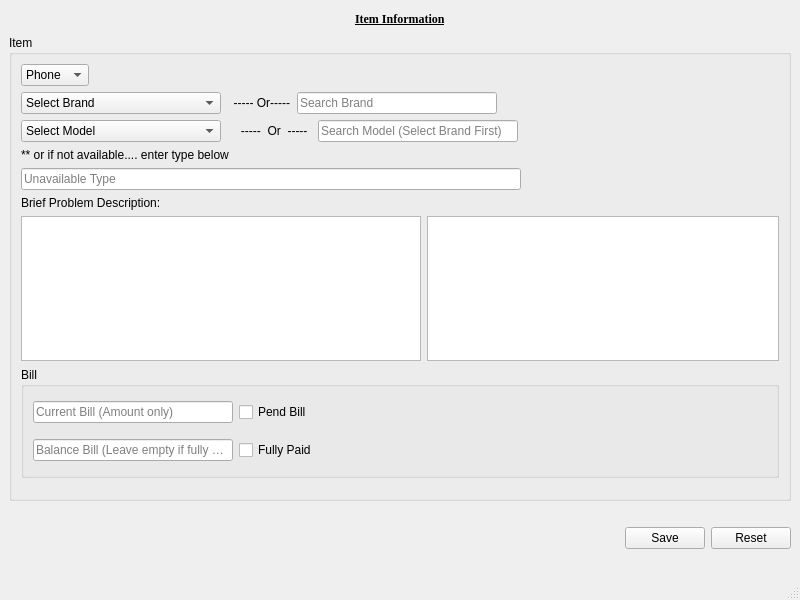
<?xml version="1.0" encoding="UTF-8"?>
<ui version="4.0">
 <class>mainWindow</class>
 <widget class="QMainWindow" name="mainWindow">
  <property name="geometry">
   <rect>
    <x>0</x>
    <y>0</y>
    <width>800</width>
    <height>600</height>
   </rect>
  </property>
  <property name="windowTitle">
   <string>Register New Job</string>
  </property>
  <property name="styleSheet">
   <string notr="true">#mainScrollArea
{
background:#A7B6CE;
}</string>
  </property>
  <widget class="QWidget" name="centralwidget">
   <property name="minimumSize">
    <size>
     <width>700</width>
     <height>500</height>
    </size>
   </property>
   <layout class="QVBoxLayout" name="verticalLayout">
    <item>
     <layout class="QHBoxLayout" name="horizontalLayout">
      <property name="spacing">
       <number>0</number>
      </property>
      <property name="sizeConstraint">
       <enum>QLayout::SetDefaultConstraint</enum>
      </property>
      <property name="topMargin">
       <number>0</number>
      </property>
      <property name="rightMargin">
       <number>0</number>
      </property>
      <property name="bottomMargin">
       <number>0</number>
      </property>
      <item>
       <spacer name="horizontalSpacer">
        <property name="orientation">
         <enum>Qt::Horizontal</enum>
        </property>
        <property name="sizeHint" stdset="0">
         <size>
          <width>40</width>
          <height>20</height>
         </size>
        </property>
       </spacer>
      </item>
      <item>
       <widget class="QLabel" name="label">
        <property name="font">
         <font>
          <family>Times New Roman</family>
          <weight>75</weight>
          <bold>true</bold>
          <underline>true</underline>
         </font>
        </property>
        <property name="text">
         <string>Item Information</string>
        </property>
       </widget>
      </item>
      <item>
       <spacer name="horizontalSpacer_2">
        <property name="orientation">
         <enum>Qt::Horizontal</enum>
        </property>
        <property name="sizeHint" stdset="0">
         <size>
          <width>40</width>
          <height>20</height>
         </size>
        </property>
       </spacer>
      </item>
     </layout>
    </item>
    <item>
     <widget class="QGroupBox" name="groupBox_2">
      <property name="sizePolicy">
       <sizepolicy hsizetype="Expanding" vsizetype="Expanding">
        <horstretch>0</horstretch>
        <verstretch>0</verstretch>
       </sizepolicy>
      </property>
      <property name="title">
       <string>Item</string>
      </property>
      <layout class="QVBoxLayout" name="verticalLayout_4">
       <property name="spacing">
        <number>6</number>
       </property>
       <property name="bottomMargin">
        <number>20</number>
       </property>
       <item>
        <widget class="QComboBox" name="comboBox">
         <property name="sizePolicy">
          <sizepolicy hsizetype="Fixed" vsizetype="Fixed">
           <horstretch>0</horstretch>
           <verstretch>0</verstretch>
          </sizepolicy>
         </property>
         <item>
          <property name="text">
           <string>Phone</string>
          </property>
         </item>
         <item>
          <property name="text">
           <string>Laptop</string>
          </property>
         </item>
        </widget>
       </item>
       <item>
        <layout class="QHBoxLayout" name="horizontalLayout_7">
         <property name="topMargin">
          <number>0</number>
         </property>
         <property name="bottomMargin">
          <number>0</number>
         </property>
         <item>
          <widget class="QComboBox" name="comboBox_2">
           <property name="sizePolicy">
            <sizepolicy hsizetype="Fixed" vsizetype="Fixed">
             <horstretch>0</horstretch>
             <verstretch>0</verstretch>
            </sizepolicy>
           </property>
           <property name="minimumSize">
            <size>
             <width>200</width>
             <height>0</height>
            </size>
           </property>
           <property name="statusTip">
            <string>Select Brand</string>
           </property>
           <item>
            <property name="text">
             <string>Select Brand</string>
            </property>
           </item>
          </widget>
         </item>
         <item>
          <widget class="QLabel" name="label_5">
           <property name="text">
            <string>  ----- Or-----</string>
           </property>
          </widget>
         </item>
         <item>
          <widget class="QLineEdit" name="lineEdit_9">
           <property name="sizePolicy">
            <sizepolicy hsizetype="Fixed" vsizetype="Fixed">
             <horstretch>0</horstretch>
             <verstretch>0</verstretch>
            </sizepolicy>
           </property>
           <property name="minimumSize">
            <size>
             <width>200</width>
             <height>0</height>
            </size>
           </property>
           <property name="placeholderText">
            <string>Search Brand</string>
           </property>
          </widget>
         </item>
         <item>
          <spacer name="horizontalSpacer_7">
           <property name="orientation">
            <enum>Qt::Horizontal</enum>
           </property>
           <property name="sizeHint" stdset="0">
            <size>
             <width>40</width>
             <height>20</height>
            </size>
           </property>
          </spacer>
         </item>
        </layout>
       </item>
       <item>
        <layout class="QHBoxLayout" name="horizontalLayout_5">
         <property name="spacing">
          <number>10</number>
         </property>
         <property name="topMargin">
          <number>0</number>
         </property>
         <property name="bottomMargin">
          <number>0</number>
         </property>
         <item>
          <widget class="QComboBox" name="comboBox_3">
           <property name="sizePolicy">
            <sizepolicy hsizetype="Fixed" vsizetype="Fixed">
             <horstretch>0</horstretch>
             <verstretch>0</verstretch>
            </sizepolicy>
           </property>
           <property name="minimumSize">
            <size>
             <width>200</width>
             <height>0</height>
            </size>
           </property>
           <item>
            <property name="text">
             <string>Select Model</string>
            </property>
           </item>
          </widget>
         </item>
         <item>
          <widget class="QLabel" name="label_4">
           <property name="sizePolicy">
            <sizepolicy hsizetype="Fixed" vsizetype="Preferred">
             <horstretch>0</horstretch>
             <verstretch>0</verstretch>
            </sizepolicy>
           </property>
           <property name="text">
            <string>   -----  Or  -----</string>
           </property>
          </widget>
         </item>
         <item>
          <widget class="QLineEdit" name="lineEdit_8">
           <property name="sizePolicy">
            <sizepolicy hsizetype="Fixed" vsizetype="Fixed">
             <horstretch>0</horstretch>
             <verstretch>0</verstretch>
            </sizepolicy>
           </property>
           <property name="minimumSize">
            <size>
             <width>200</width>
             <height>0</height>
            </size>
           </property>
           <property name="placeholderText">
            <string>Search Model (Select Brand First)</string>
           </property>
          </widget>
         </item>
         <item>
          <spacer name="horizontalSpacer_5">
           <property name="orientation">
            <enum>Qt::Horizontal</enum>
           </property>
           <property name="sizeType">
            <enum>QSizePolicy::Expanding</enum>
           </property>
           <property name="sizeHint" stdset="0">
            <size>
             <width>40</width>
             <height>20</height>
            </size>
           </property>
          </spacer>
         </item>
        </layout>
       </item>
       <item>
        <widget class="QLabel" name="label_2">
         <property name="text">
          <string>** or if not available.... enter type below</string>
         </property>
        </widget>
       </item>
       <item>
        <widget class="QLineEdit" name="lineEdit_4">
         <property name="sizePolicy">
          <sizepolicy hsizetype="Fixed" vsizetype="Fixed">
           <horstretch>0</horstretch>
           <verstretch>0</verstretch>
          </sizepolicy>
         </property>
         <property name="minimumSize">
          <size>
           <width>500</width>
           <height>0</height>
          </size>
         </property>
         <property name="placeholderText">
          <string>Unavailable Type</string>
         </property>
        </widget>
       </item>
       <item>
        <widget class="QLabel" name="label_6">
         <property name="text">
          <string>Brief Problem Description:</string>
         </property>
        </widget>
       </item>
       <item>
        <layout class="QHBoxLayout" name="horizontalLayout_9">
         <property name="topMargin">
          <number>0</number>
         </property>
         <property name="bottomMargin">
          <number>0</number>
         </property>
         <item>
          <widget class="QTextEdit" name="textEdit">
           <property name="sizePolicy">
            <sizepolicy hsizetype="Fixed" vsizetype="Expanding">
             <horstretch>0</horstretch>
             <verstretch>0</verstretch>
            </sizepolicy>
           </property>
           <property name="minimumSize">
            <size>
             <width>400</width>
             <height>0</height>
            </size>
           </property>
           <property name="maximumSize">
            <size>
             <width>16777215</width>
             <height>16777215</height>
            </size>
           </property>
          </widget>
         </item>
         <item>
          <widget class="QGraphicsView" name="graphicsView"/>
         </item>
        </layout>
       </item>
       <item>
        <widget class="QGroupBox" name="groupBox_3">
         <property name="sizePolicy">
          <sizepolicy hsizetype="Expanding" vsizetype="Expanding">
           <horstretch>0</horstretch>
           <verstretch>0</verstretch>
          </sizepolicy>
         </property>
         <property name="title">
          <string>Bill</string>
         </property>
         <layout class="QVBoxLayout" name="verticalLayout_5">
          <item>
           <layout class="QHBoxLayout" name="horizontalLayout_2">
            <property name="spacing">
             <number>6</number>
            </property>
            <property name="topMargin">
             <number>5</number>
            </property>
            <property name="bottomMargin">
             <number>5</number>
            </property>
            <item>
             <widget class="QLineEdit" name="lineEdit_6">
              <property name="sizePolicy">
               <sizepolicy hsizetype="Fixed" vsizetype="Fixed">
                <horstretch>0</horstretch>
                <verstretch>0</verstretch>
               </sizepolicy>
              </property>
              <property name="minimumSize">
               <size>
                <width>200</width>
                <height>0</height>
               </size>
              </property>
              <property name="placeholderText">
               <string>Current Bill (Amount only)</string>
              </property>
             </widget>
            </item>
            <item>
             <widget class="QCheckBox" name="checkBox">
              <property name="sizePolicy">
               <sizepolicy hsizetype="Fixed" vsizetype="Fixed">
                <horstretch>0</horstretch>
                <verstretch>0</verstretch>
               </sizepolicy>
              </property>
              <property name="text">
               <string>Pend Bill</string>
              </property>
             </widget>
            </item>
            <item>
             <spacer name="horizontalSpacer_3">
              <property name="orientation">
               <enum>Qt::Horizontal</enum>
              </property>
              <property name="sizeType">
               <enum>QSizePolicy::Expanding</enum>
              </property>
              <property name="sizeHint" stdset="0">
               <size>
                <width>40</width>
                <height>20</height>
               </size>
              </property>
             </spacer>
            </item>
           </layout>
          </item>
          <item>
           <layout class="QHBoxLayout" name="horizontalLayout_4">
            <property name="spacing">
             <number>6</number>
            </property>
            <property name="topMargin">
             <number>5</number>
            </property>
            <property name="bottomMargin">
             <number>5</number>
            </property>
            <item>
             <widget class="QLineEdit" name="lineEdit_7">
              <property name="sizePolicy">
               <sizepolicy hsizetype="Fixed" vsizetype="Fixed">
                <horstretch>0</horstretch>
                <verstretch>0</verstretch>
               </sizepolicy>
              </property>
              <property name="minimumSize">
               <size>
                <width>200</width>
                <height>0</height>
               </size>
              </property>
              <property name="placeholderText">
               <string>Balance Bill (Leave empty if fully paid)</string>
              </property>
             </widget>
            </item>
            <item>
             <widget class="QCheckBox" name="checkBox_2">
              <property name="sizePolicy">
               <sizepolicy hsizetype="Fixed" vsizetype="Fixed">
                <horstretch>0</horstretch>
                <verstretch>0</verstretch>
               </sizepolicy>
              </property>
              <property name="text">
               <string>Fully Paid</string>
              </property>
             </widget>
            </item>
            <item>
             <spacer name="horizontalSpacer_4">
              <property name="orientation">
               <enum>Qt::Horizontal</enum>
              </property>
              <property name="sizeType">
               <enum>QSizePolicy::Expanding</enum>
              </property>
              <property name="sizeHint" stdset="0">
               <size>
                <width>40</width>
                <height>20</height>
               </size>
              </property>
             </spacer>
            </item>
           </layout>
          </item>
         </layout>
        </widget>
       </item>
      </layout>
     </widget>
    </item>
    <item>
     <layout class="QHBoxLayout" name="horizontalLayout_6">
      <property name="topMargin">
       <number>20</number>
      </property>
      <property name="bottomMargin">
       <number>20</number>
      </property>
      <item>
       <spacer name="horizontalSpacer_6">
        <property name="orientation">
         <enum>Qt::Horizontal</enum>
        </property>
        <property name="sizeHint" stdset="0">
         <size>
          <width>40</width>
          <height>20</height>
         </size>
        </property>
       </spacer>
      </item>
      <item>
       <widget class="QPushButton" name="pushButton_2">
        <property name="sizePolicy">
         <sizepolicy hsizetype="Fixed" vsizetype="Fixed">
          <horstretch>0</horstretch>
          <verstretch>0</verstretch>
         </sizepolicy>
        </property>
        <property name="text">
         <string>Save</string>
        </property>
       </widget>
      </item>
      <item>
       <widget class="QPushButton" name="pushButton">
        <property name="sizePolicy">
         <sizepolicy hsizetype="Fixed" vsizetype="Fixed">
          <horstretch>0</horstretch>
          <verstretch>0</verstretch>
         </sizepolicy>
        </property>
        <property name="text">
         <string>Reset</string>
        </property>
       </widget>
      </item>
     </layout>
    </item>
   </layout>
  </widget>
  <widget class="QMenuBar" name="menubar">
   <property name="geometry">
    <rect>
     <x>0</x>
     <y>0</y>
     <width>800</width>
     <height>21</height>
    </rect>
   </property>
  </widget>
  <widget class="QStatusBar" name="statusbar"/>
 </widget>
 <resources/>
 <connections/>
</ui>
